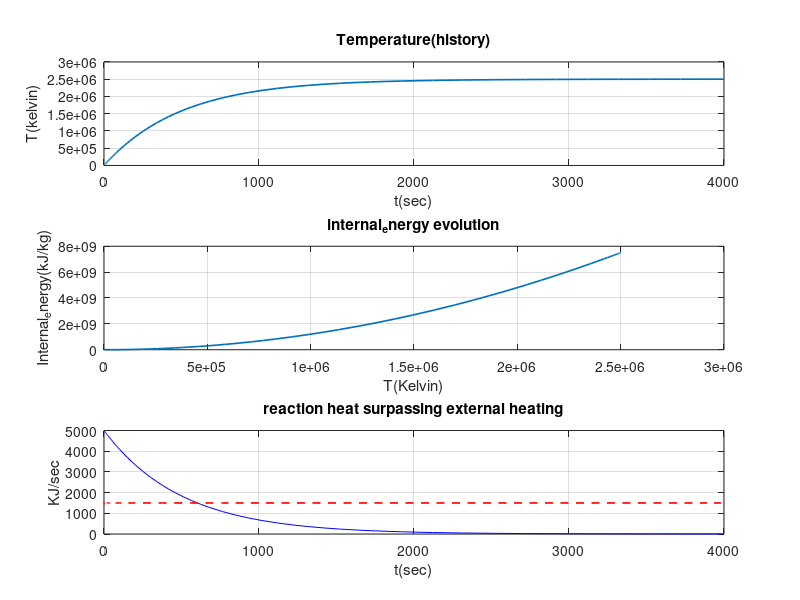
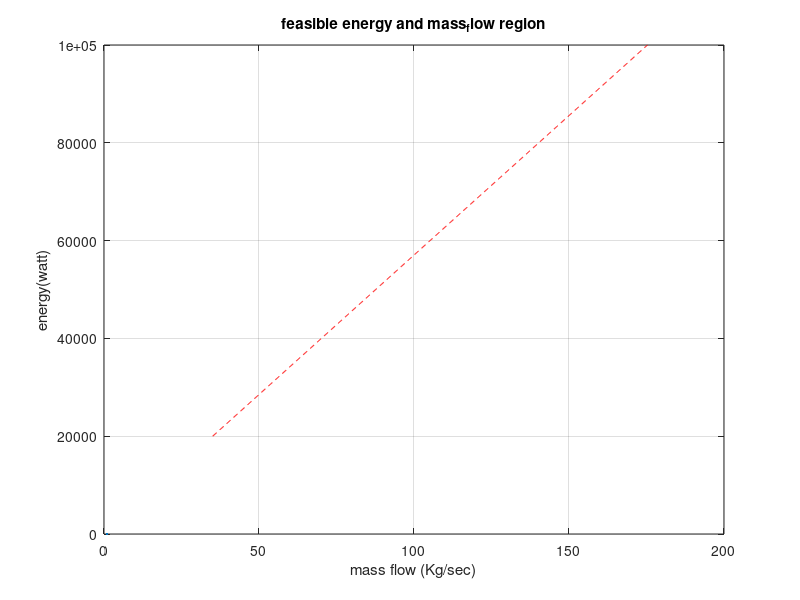
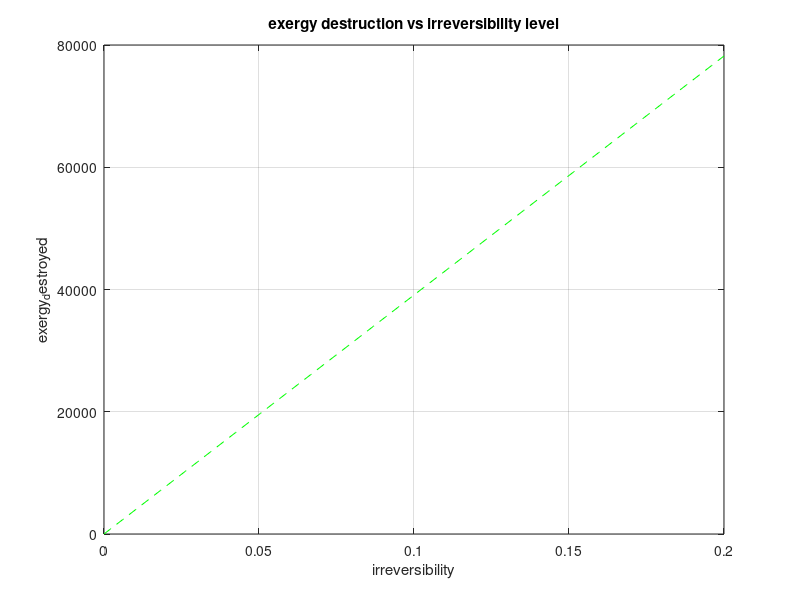
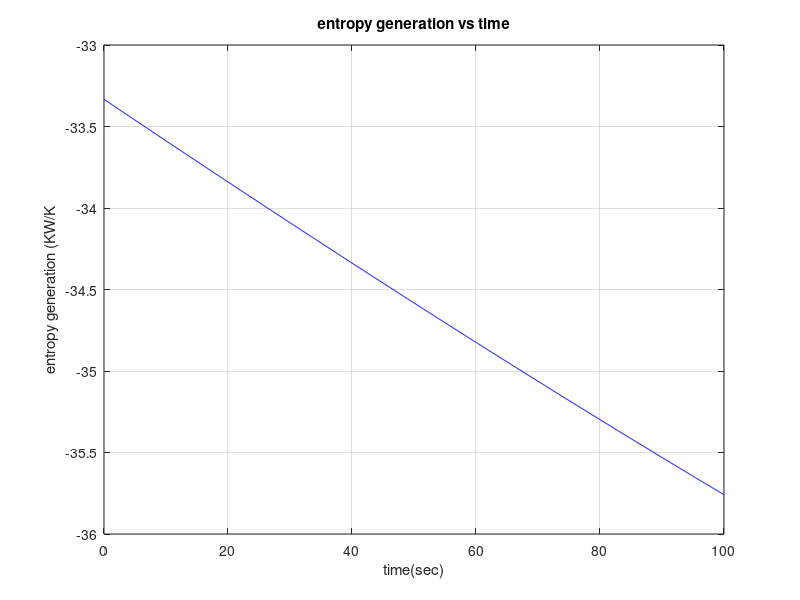

Source code (MATLAB) for these figures, in order: (Note: this script raises an error after producing the figures.)

%%% PROBLEM 1   %%%%%%%%%%%%%%%%%%%%%%%%%%%%%%%%%%%%%%%%%%%%%%%%%

% Analytical solution (calculated exactly exactly)

analytical_Change_in_internal_energy   =  700*(820-320) + ((0.35/2)*(820.^2 - 320.^2)) - (((2*10.^-4)/3)*(820.^3 - 320.^3));
% energy_change = 4.151766666666667e+05;



% solution using integeral() function

cv = @(T)700 + 0.35*T - 2*10.^-4*T.^2;
integeral_energy_change = integral(cv,320,820);
% eneryg_change = 4.151766666666667e+05


 
 % solution using trapz() function

T = linspace(320,820,1000);
cv_new = cv(T);
trapz_energy_change = trapz(T,cv_new);
% energy_change = 4.151766624916542e+05


energy_change = 4.151766666666667e+05;

for i=2:1000
    
    T_new = linspace(320,820,i);
    cv_min = cv(T_new);
    change_in_energy = trapz(T_new,cv_min);
    error = abs(change_in_energy - energy_change)/energy_change;
    if error < 0.001
        minimum_grid = i;
       break; 
    end
    
    
end

compare1 = analytical_Change_in_internal_energy-integeral_energy_change;
disp(compare1)
compare2 = analytical_Change_in_internal_energy-trapz_energy_change;
disp(compare2)
disp(minimum_grid)
disp(analytical_Change_in_internal_energy)
disp(integeral_energy_change)
disp(trapz_energy_change)







%%% PROBLEM 2 %%%%%%%%%%%%%%%%%%%%%%%%%%%%%%%%%%%%%%%%%%%%%%%

% All the equations
internal_energy = @(T)450 + 1.1*T + 0.0012*T.^2;   % internal energy equation
q_ext = @(t)5000*exp(-0.002*t);   % external heat addition
r_heat = @(T)1500*(1-exp(-0.01*T));  % reaction heat addition
der_int_energy = @(T)1.1 + 0.0024*T;  % derivative of internal enegy equation with respect to T (temperature)
energy_balance = @(t,T)q_ext(t) + r_heat(T);  %  energy balance equation
ode = @(t,T) q_ext(t) + r_heat(T)./der_int_energy(T);   % ODE as a function of (t,T)

tspan = [0 4000];     % interval in which we have to integrate
[t,T] = ode45(ode,tspan,300);  %  solving the ODE using ode45
internal_energy_value = internal_energy(T);   %  value of internal energy at all values of T(temperature) obtained from ODE
surpass_index = find((q_ext(t)< r_heat(T)) ,1, 'first');  % finding the index at which reaction heat contribution is surpassing external heating

q_values = q_ext(t);     % external heating contribution at all values of t(time)
r_values = r_heat(T);    % reaction heating contribution at all values of T (temperature)
surpass_t = t(surpass_index);  %  time when reaction heat contribution is surpassing 
surpass_T = T(surpass_index);  %  Temperature when reaction heta contribution is surpassing

% Plotting the figures;

%figure;
subplot(3,1,1);   % this figure recovers the Temperature history 
plot(t,T,'LineWidth',1.2)
xlabel('t(sec)'); 
ylabel('T(kelvin)');
title('Temperature(history)')
grid on;

subplot(3,1,2);    % this figure gives the evolution of the internal energy
plot(T,internal_energy_value,'LineWidth',1.2);
xlabel('T(Kelvin)');
ylabel('Internal_energy(kJ/kg)');
title('internal_energy evolution');
grid on;

subplot(3,1,3);     % tis figures clearly shows when the reaction heat is surpassing the external heat contribution
plot(t,q_values,'b-',t,r_values,'r--','LineWidth',1.2);
xlabel('t(sec)');
ylabel('KJ/sec');
title('reaction heat surpassing external heating');
grid on;







%%%  PROBLEM 3 %%%%%%%%%%%%%%%%%%%%%%%%%%%%%%%%%%%%%%%%%%%%%%%%%%%%%

Cp = 1.05;   % KJ/Kg.K
R = 0.287;   
T1 = 300;  % kelvin       %% initial guss for temperature

T = @(P)T1*P.^0.21875;   % temperature as a function of pressure

Z = @(P)1 + 0.0008*P - (120./T(P));  % analytic model for real gas
p1 = 1; p2 = 20;     % pressure range for integration


ds_real = @(P)Cp*(0.21875./P) - R*(Z(P)./P);   % infinitesimal entropy for real gas
entropy_change_real = integral(ds_real,p1,p2);  % entropy chage for real gas

ds_ideal = @(P)Cp*(0.21875./P) - (R./P);      % infinitesimal entropy change for ideal gas
entropy_change_ideal = integral(ds_ideal,p1,p2);   % entropy change for ideal gas

% percentage deviation from ideal gas
percentage_deviation = ((entropy_change_real-entropy_change_ideal)/abs(entropy_change_ideal))*100;   

% Real gas influence
%%%  Because in real gas Z<1 it decrease the second negative term in the
%%%  integeral and the positive term temperature dominates which gives us
%%%  net positive entropy change






%%% PROBLEM 4 %%%%%%%%%%%%%%%%%%%%%%%%%%%%%%%%%%%%%%%%%%%%%%%%%%%%%%%


T1 = 310; T2 = 670; Tb = 300;  % temperatures are in kelvin


enthalpy = @(Te)300 + 2.5*Te + 0.0007*Te.^2;
entropy = @(Te)2.0*log(Te) + 0.001*Te;

%energy_range = mass_flow*(enthalpy(T2)-enthalpy(T1));
%S_gen = mass_flow*(entropy(T2)-entropy(T1)) - energy/Tb;


energy_range =linspace(20e3,100e3,1000);   % rate of energy in watt

mass_flow = energy_range/(Tb*(entropy(T2)-entropy(T1)));   % mass flow rate

figure;
plot(mass_flow,energy_range,'r--',LineWidth=1.2);
xlabel('mass flow (Kg/sec)')
ylabel('energy(watt)')
title('feasible energy and mass_flow region')
grid on;







%%% PROBLEM 5 %%%%%%%%%%%%%%%%%%%%%%%%%%%%%%%%%%%%%%%%%%%%%%%%%%%%%%%%%

T0 = 298; % in kelvin
cp = @(T)1200 + 0.4*T - (1.2e-4)*T.^2;  % temperature dependent heat capacity
equation = @(T)cp(T)./T;    % integrand of the integral for entropy change
entropy_change = integral(equation,350,900);  % entropy change using integral function
exergy_destroyed1 = T0*0.02*entropy_change;   % exergy destruction with 2% irreversibility
exergy_destroyed2 = T0*0.10*entropy_change;   % exergy destruction with 10% irreversibility

irre = linspace(0,0.20,100);    % Spanning irreversibility from 0% to 20%  with 100 equal gaps
exergy_destroyed = T0*irre*entropy_change; % exrgy destruction between 0% to 20% 

figure;
plot(irre,exergy_destroyed,'g--')   % pllotting of figure for irreversibility and exegy destruction
xlabel('irreversibility');
ylabel('exergy_destroyed');
title('exergy destruction vs irreversibility level');
grid on;








%%% PROBLEM 6 %%%%%%%%%%%%%%%%%%%%%%%%%%%%%%%%%%%%%%%%%%%%%%%%%%%%%%%%%

Th = @(t)900 - 300*exp(-0.0008*t);   % higher boundary teperature function of time
Tc = @(t)300 + 40*sin(0.002*t);    % lower boundary temperature function of time

effic = @(t)1 - (Tc(t)./Th(t));    % efficiency function of time

Qin = @(t)20000*(1 + 0.3*sin(0.003*t));   % heat input function of time in kW

power = @(t)effic(t).*Qin(t);  % power in kW 
work = integral(power,0,100);  % work in kJ
time = linspace(0,100,1000);   % time frpm 0s to 100s divided into 1000 equal points
power1 = power(time);        % power at all points of time
work1 = trapz(time,power1);  % finding work using trapz function  and all time grid with power at that points

entropy_gen = @(t)(Qin(t)./Th(t) - Qin(t)./Tc(t));  % rate of entropy generation as a function of time
time1 = linspace(0,100,1000);   % time grid spanning from 0s to 100s with 1000 equally sapced points
entropy_gen = entropy_gen(time1); % entropy gen rate at all ponts of time between 0s to 100s 


figure;      % plotting time vs rate of entropy gen
plot(time1,entropy_gen,'b-')
xlabel('time(sec)');
ylabel('entropy generation (KW/K')
title('entropy generation vs time')
grid on;







%%% PROBLEM 7 %%%%%%%%%%%%%%%%%%%%%%%%%%%%%%%%%%%%%%%%%%%%%%%%%%%%%%%%%%

m = 1.25;
R = 0.287;
Pa = 1; Pb = 10;   %pressure in bar
TA = 300;    % in kelvin
TB = (10.^0.2)*TA;  % final temperature using polytropic relation

 U = @(T)500 + 0.8*T + (1.5e-3)*T.^2;  % internal energy

 change_in_U = U(TB)-U(TA);  %change in internal energy(it is state function therefore final - initial)
 W = (R./(1-m))*(TB-TA);   % work using polytropic relation and then integrating it
 H = change_in_U + W;    % heat in the process
 






 %%% PROBLEM 8 %%%%%%%%%%%%%%%%%%%%%%%%%%%%%%%%%%%%%%%%%%%%%%%%%%%%%%%%%
 
 C = 2.5; N = 1000;  % in kJ/K
 q_total = 5e5;  % in kJ
 Tb = 300;   % in Kelvin
 tf = 2000;  % time length in second
 dt = tf/N;  % differential temperature
 Tf = linspace(0,tf,N);  % time grid from 0s to 2000s with N equal points in between 

 q_uni = q_total/tf * ones(1,N);  % uniform heating
 q_opt = linspace(0,2*q_total/tf,N); % optimal heating descretizing
 q_opt = q_opt * (q_total/sum(q_opt*dt)); % optimal heating profile 


 T_uni = T0 + cumsum(q_uni)*dt/C;  % uniform temperature evolution
 T_opt = T0 + cumsum(q_opt)*dt/C;  % optimal temperature evolution

 S_uni = sum((q_uni./T_uni - q_uni/Tb)*dt); % uniform entropy 
 S_opt = sum((q_opt./T_opt - q_opt/Tb)*dt); % optimal entropy

 figure; % plotting between time length vs (uniform heat and optimal heat)
 plot(Tf,q_uni,'b--',Tf,q_opt,'LineWidth',1.2);
 xlabel('Time (s)'); ylabel('q(t)');
 legend('Uniform','Optimal'); grid on;

 figure;  % plotting between time length vs (uniform temperature evolution and optimal temperature evolution)
 plot(Tf,T_uni,'r--',Tf,T_opt,'LineWidth',1.2);
 xlabel('Time (s)'); ylabel('Temperature (K)');
 legend('Uniform','Optimal'); grid on;





 

 %%% SOLUTION 9 %%%%%%%%%%%%%%%%%%%%%%%%%%%%%%%%%%%%%%%%%%%%%%%%%%%%%


 A = 1e5;
 E = 45;  % kJ/mol
 R = 8.314e-3; % gas constant
 c = 1.8; % kj/K

 t_guess = 300;  % guess temperature 
 tspan = linspace(0,1000,1000); % time length from 0s to 1000s with 1000 equal points in between

 r = @(Temp)A*exp(-E./(R*Temp)); % modeled heat reaction
 differ_T = @(tim,Temp)(r(Temp)+ 2000*exp(-0.001*tim))./c; % differential equation as with respect to time(t)

 [tim,Temp] = ode45(differ_T,tspan,t_guess);  %solving differential equation using ode45 function

 noise_T = Temp.*(1 + 0.01*randn(size(Temp))); % addding noise to the temperature-time data

 figure;  % plotting time vs (noise temperature and temperature from ode)
 plot(tim,noise_T,'o',tim,Temp,'LineWidth',1.2);
 xlabel('Time (s)'); ylabel('Temperature (K)');
 legend('Noisy data','True');
 grid on;






 %%% SOLUTION 10 %%%%%%%%%%%%%%%%%%%%%%%%%%%%%%%%%%%%%%%%%%%%%%%%%%%%%%%


Tc = 270;          % lower sink temperature in kelvin 
Th = 320;          %  higher source temperature in kelvin
alpha = 0.02;  % given
k = 50;    % given


COP = @(rp) 5.4*(1 - alpha*(rp-1).^2./rp); % real coefficient of performance
Wc  = @(rp) k*(sqrt(rp) - 1);    % compressor work


obj = @(rp) -COP(rp);  %objective function to maximize COP


lb = 1.1;  %lower bound
ub = 6;    % upper bound


rp0 = 2;   %guess pressure ratio


options = optimoptions('fmincon','Display','iter');  % optimizations options
[rp_opt, fval] = fmincon(obj,rp0,[],[],[],[],lb,ub,@entropy_constraint, options); % running the optimizations

COP_opt = COP(rp_opt);  % optimized COP at all rp optimized

rp = linspace(1.1,6,400); % pressure ratio length with 400 points in between 
COP_vals = COP(rp);  % values of COP at all pressure ratio values
Wc_vals  = Wc(rp);   % compressor work at all pressure ratio values

Sgen = Wc_vals .*(COP_vals.*(1/Th - 1/Tc) + 1/Tc);  % entropy generation 

feasible = Sgen <= 0.05;   % feasible region

% Plot 1: COP vs pressure ratio
figure;
plot(rp, COP_vals,'LineWidth',2); grid on;
xlabel('Pressure ratio r_p');
ylabel('COP');
title('COP vs Pressure Ratio');

% Plot 2: Entropy generation vs pressure ratio
figure;
plot(rp, Sgen,'LineWidth',2); hold on;
yline(0.05,'r--','Entropy limit');
grid on;
xlabel('Pressure ratio r_p');
ylabel('Entropy generation (kJ/K)');
title('Entropy Generation vs Pressure Ratio');

% Plot 3: Feasible region
figure;
plot(rp, COP_vals,'b','LineWidth',2); hold on;
plot(rp(~feasible), COP_vals(~feasible),'r','LineWidth',2);
grid on;
xlabel('Pressure ratio r_p');
ylabel('COP');
legend('Feasible','Infeasible');
title('Feasible Region under Entropy Constraint');


% function for energy constraint
function [c_new, ceq] = entropy_constraint(rp)

Tc = 270;
Th = 320;
alpha = 0.02;
k = 50;

COP = 5.4*(1 - alpha*(rp-1).^2./rp);
Wc  = k*(sqrt(rp) - 1);

Sgen = Wc*(COP*(1/Th - 1/Tc) + 1/Tc);

c_new = Sgen - 0.05;   
ceq = [];

end





























